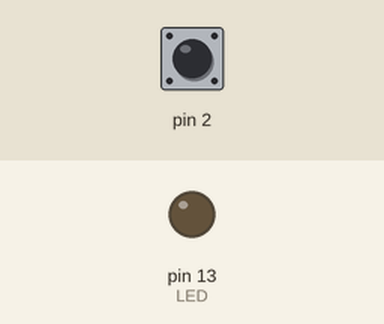
This sketch was run on a simulated Arduino Uno, built with avr-gcc and run on an emulated ATmega328P. Parts: output pins drawn as LEDs (lit = HIGH). Inputs (shaded band) come from the test bench; at power-on: pin 2 HIGH.

Above: at 1.2 s.
1.3 s: pin 2 pulled LOW for 0.15 s
At 1.6 s:
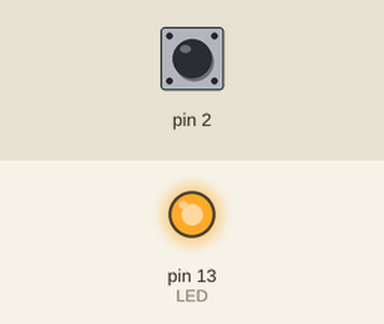
2.9 s: pin 2 pulled LOW for 1 s
At 4.1 s:
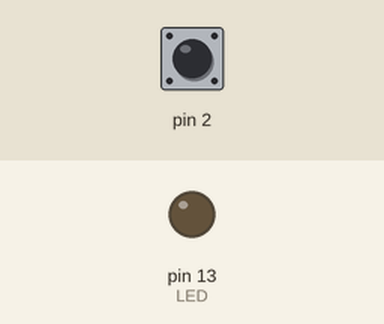
5.4 s: pin 2 pulled LOW for 3.2 s
At 6.0 s:
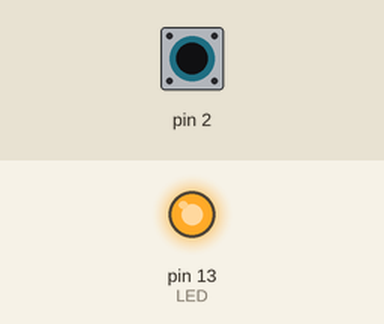
Timing chart, 0 to 8.4 s (numbered marks = the images above; inputs shaded):
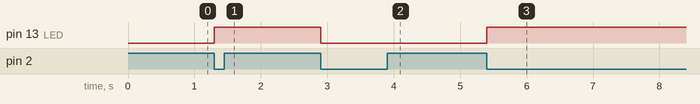

The sketch:

Bare_metal_Ex1.ino
```cpp
  #include <avr/io.h>
#include <avr/interrupt.h>

volatile uint8_t ledState = 0;

ISR(INT0_vect) {
    ledState ^= 1;
    if (ledState)
        PORTB |= (1 << PORTB5);  // Turn LED on
    else
        PORTB &= ~(1 << PORTB5); // Turn LED off
}

void setup() {
    DDRB |= (1 << DDB5);           // Set PB5 (LED) as output
    DDRD &= ~(1 << DDD2);          // Set PD2 (INT0) as input
    PORTD |= (1 << PORTD2);        // Enable pull-up on PD2

    EICRA |= (1 << ISC01);         // Falling edge trigger
    EICRA &= ~(1 << ISC00);
    EIMSK |= (1 << INT0);          // Enable INT0
    sei();                         // Enable global interrupts
}

int main(void) {
    setup();
    while (1) {
        // Main loop does nothing
    }
}
```

Measured:
- after the input at 1.3 s, pin 13 (LED): LOW → HIGH at once
- after the input at 2.9 s, pin 13 (LED): HIGH → LOW at once
- after the input at 5.4 s, pin 13 (LED): LOW → HIGH at once
